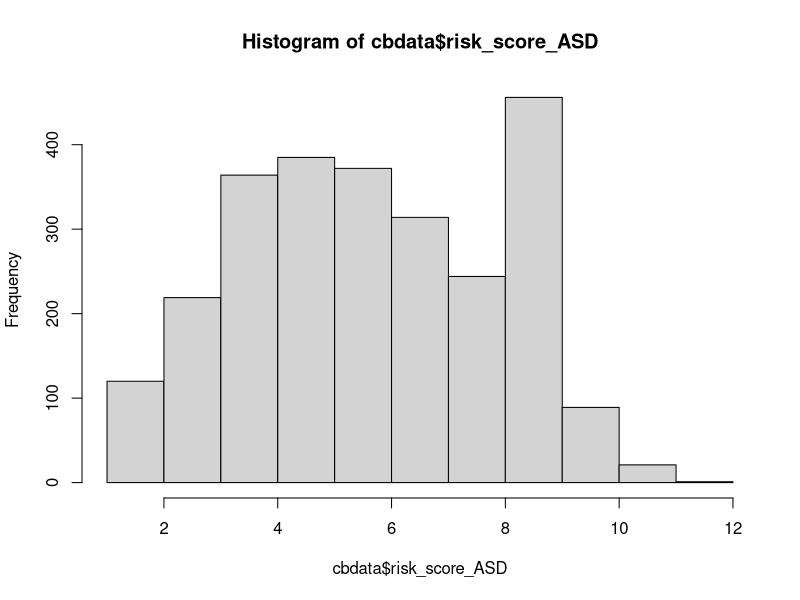
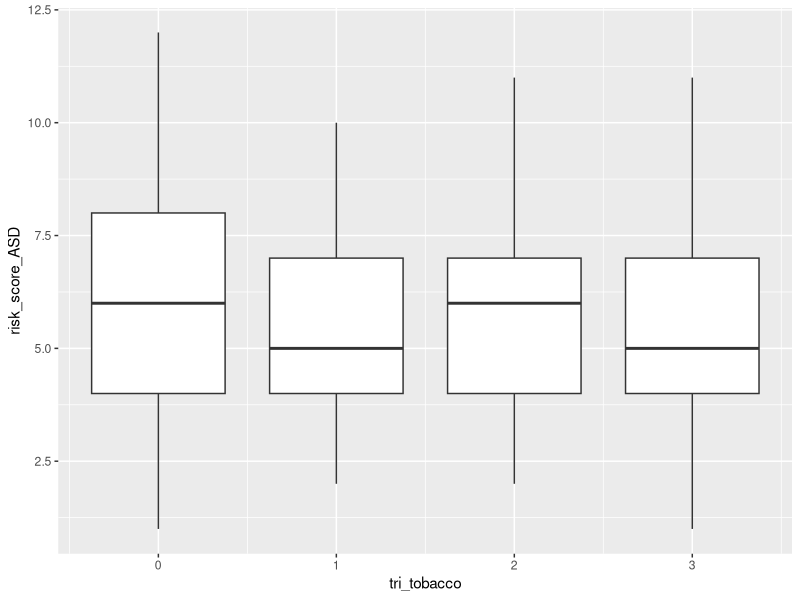
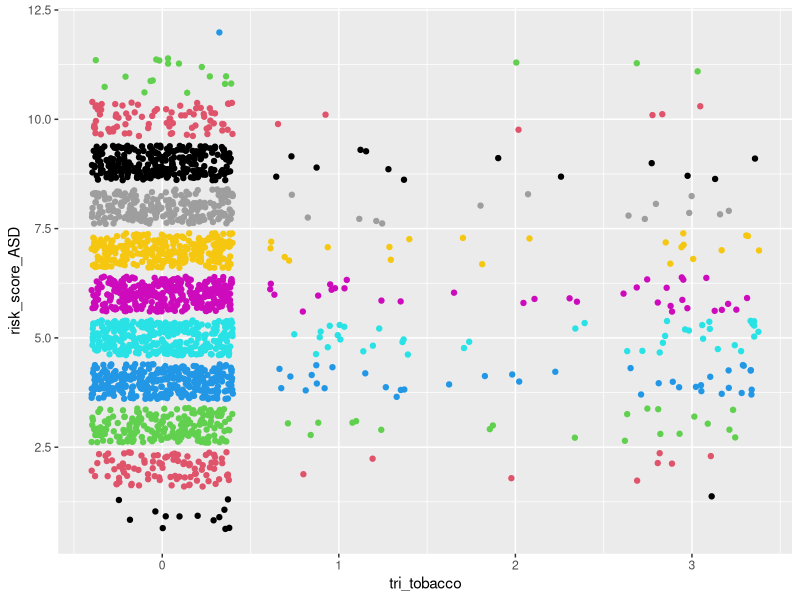
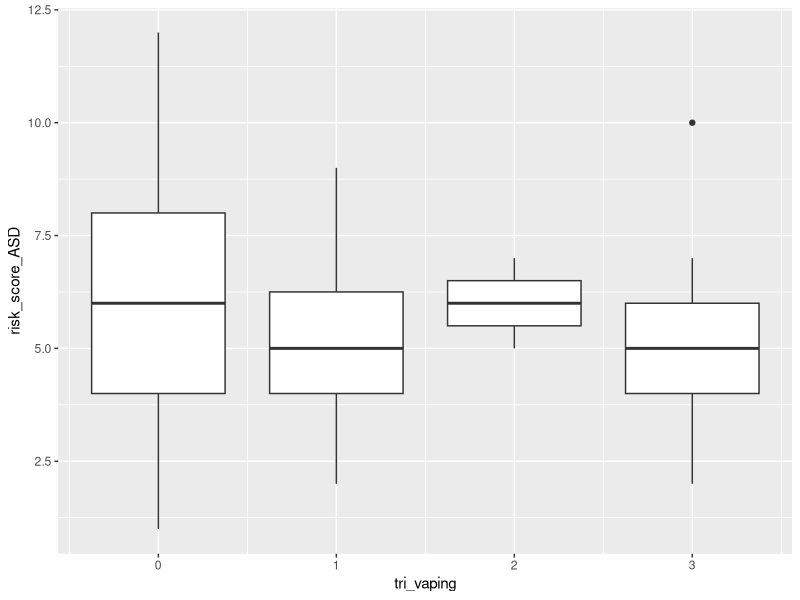
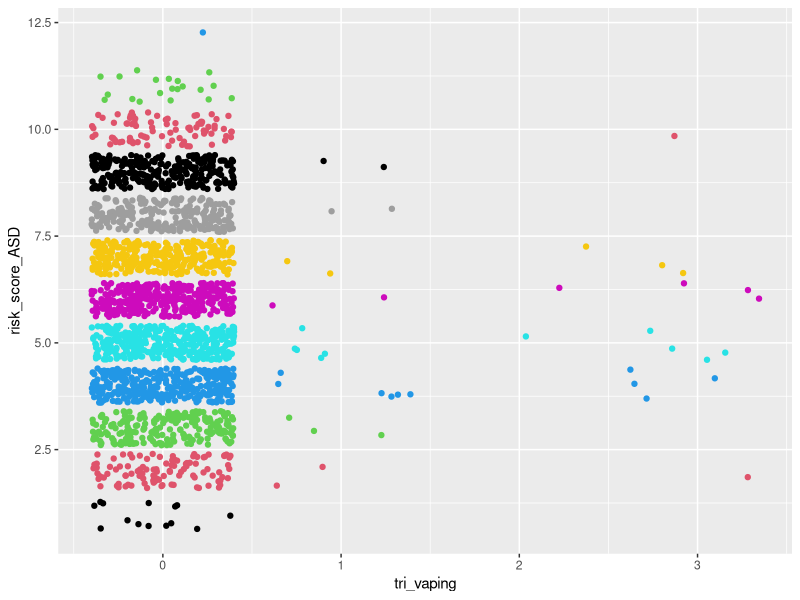
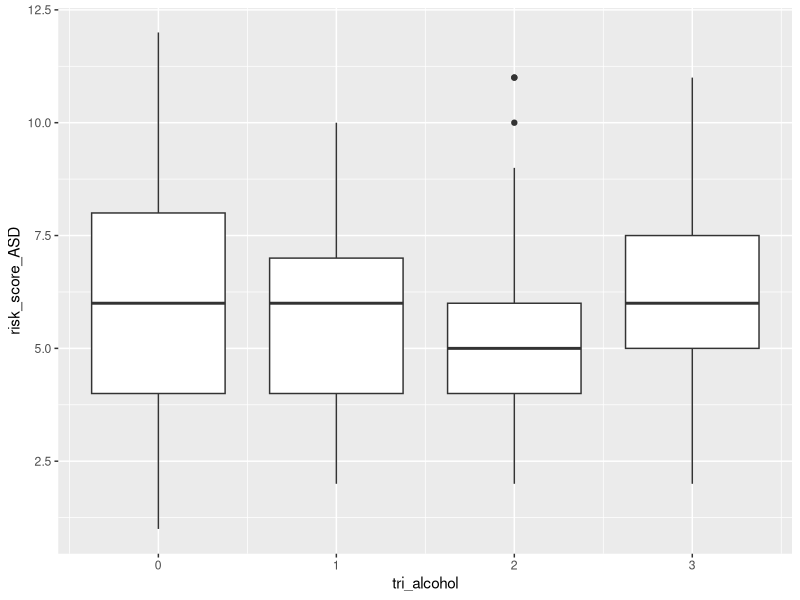
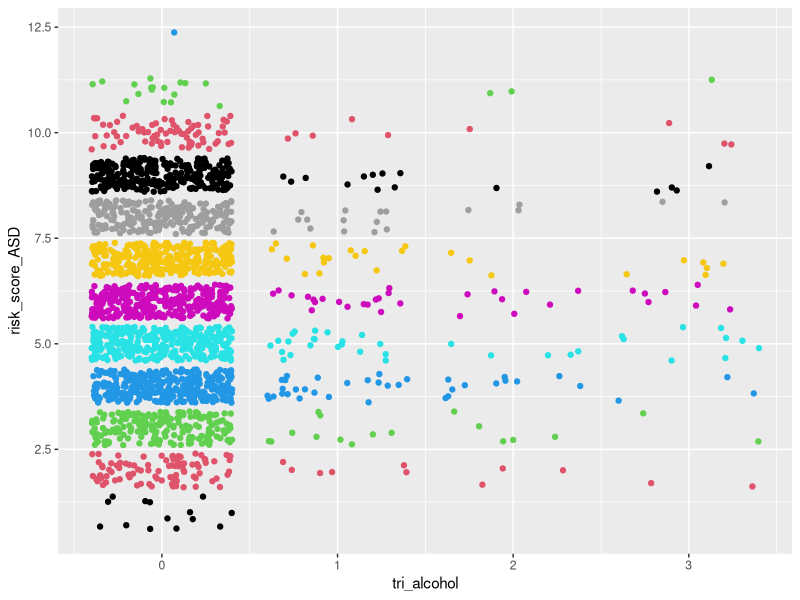
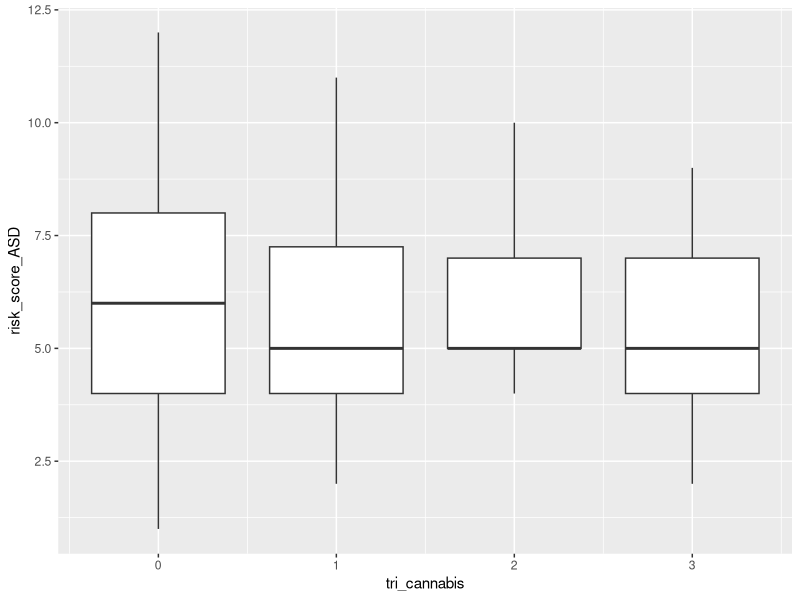

The R script that drew these images, in order:
## ---- chunk 1
#load packages
library(readr)
library(dplyr)
library(stringr)
## ---- chunk 2
#load data
cbdata <- read_csv("ChatterBabyData.csv")
## ---- chunk 3
mean(cbdata$risk_score_ASD)
var(cbdata$risk_score_ASD)
hist(cbdata$risk_score_ASD)
## ---- chunk 4
which(colnames(cbdata) == "mat_dep"):which(colnames(cbdata) == "momfever")
cbdata[,c(126:133)][is.na(cbdata[,c(126:133)])] <- 0

cbdata$art[is.na(cbdata$art)] <- 0 
cbdata$asd_genetic[is.na(cbdata$asd_genetic)] <- 0 

#fix some NA's in totalpregnancies by setting to number of live births
cbdata$totalpregnancies[which(is.na(cbdata$totalpregnancies) == TRUE & is.na(cbdata$momlivebirths) == FALSE)] <- 
cbdata$momlivebirths[which(is.na(cbdata$totalpregnancies) == TRUE & is.na(cbdata$momlivebirths) == FALSE)]

#fix some NA's in totalpregnancies by setting to 1 if no siblings and not adopted
cbdata$totalpregnancies[which(is.na(cbdata$totalpregnancies) == TRUE & cbdata$birthordertotal == 0 & cbdata$adoption == 0)] <- 1

# set live births to number of total pregnancies 
# if number of total pregnancies = number of total siblings + 1(baby)
# so as to not include miscarriages
cbdata$momlivebirths[which((is.na(cbdata$momlivebirths) == TRUE) &
                           (cbdata$totalpregnancies == (cbdata$birthordertotal + 1)))] <-
  cbdata$totalpregnancies[which((is.na(cbdata$momlivebirths) == TRUE) & 
                                (cbdata$totalpregnancies == (cbdata$birthordertotal + 1)))]

# set live births to number of total pregnancies 
# if number of total pregnancies = number of full siblings + 1(baby) 
# so as to not include miscarriages (where birthordertotal = 0 because of NA in olderhalfsiblings)
cbdata$momlivebirths[which((is.na(cbdata$momlivebirths) == TRUE) &
                           (cbdata$totalpregnancies == (cbdata$numberfullsiblings + 1)))] <-
  cbdata$totalpregnancies[which((is.na(cbdata$momlivebirths) == TRUE) & 
                                (cbdata$totalpregnancies == (cbdata$numberfullsiblings + 1)))]

# set live births to number of full siblings + 1
# if number of total pregnancies > number of full siblings and 
# number of older half siblings = 0 so as to not include children only from father and miscarriages
cbdata$momlivebirths[which((is.na(cbdata$momlivebirths) == TRUE) & 
                           (cbdata$totalpregnancies > cbdata$numberfullsiblings) &
                           cbdata$olderhalfsiblings == 0 )] <-
  cbdata$numberfullsiblings[which((is.na(cbdata$momlivebirths) == TRUE) & 
                                  (cbdata$totalpregnancies > cbdata$numberfullsiblings) &
                                  cbdata$olderhalfsiblings == 0 )] + 1
## ---- chunk 5
# classify as post partum psychosis
cbdata <- cbdata %>% mutate(maternalpregnancyproblems___20 = replace(maternalpregnancyproblems___20, maternalpregnancyproblems_other == "post partum anxiety" | maternalpregnancyproblems_other == "Post partum anxiety" | maternalpregnancyproblems_other == "Post-partum anxiety" | maternalpregnancyproblems_other == "Postpartum hemorrhaging" | maternalpregnancyproblems_other == "Perinatal anxiety",1))
cbdata <- cbdata %>% mutate(maternalpregnancyproblems_other = replace(maternalpregnancyproblems_other, maternalpregnancyproblems_other == "post partum anxiety" | maternalpregnancyproblems_other == "Post partum anxiety" | maternalpregnancyproblems_other == "Post-partum anxiety" | maternalpregnancyproblems_other == "Postpartum hemorrhaging" | maternalpregnancyproblems_other == "Perinatal anxiety", NA ))

# classify as Chorioamnionitis 
cbdata <- cbdata %>% mutate(maternalpregnancyproblems___21 = replace(maternalpregnancyproblems___21, maternalpregnancyproblems_other == "Chorioamnionitis", 1))
cbdata <- cbdata %>% mutate(maternalpregnancyproblems_other = replace(maternalpregnancyproblems_other, maternalpregnancyproblems_other == "Chorioamnionitis", NA))

# classify as bleeding
cbdata <- cbdata %>% mutate(maternalpregnancyproblems___14 = replace(maternalpregnancyproblems___14, maternalpregnancyproblems_other == "Unusual pain in the abdomen, stress, miscarriage probability, bleeding.", 1))
cbdata <- cbdata %>% mutate(maternalpregnancyproblems_other = replace(maternalpregnancyproblems_other, maternalpregnancyproblems_other == "Unusual pain in the abdomen, stress, miscarriage probability, bleeding.", NA))

# classify as preterm labor
cbdata <- cbdata %>% mutate(maternalpregnancyproblems___11 = replace(maternalpregnancyproblems___11, maternalpregnancyproblems_other == "Early contractions with diction starting at 30 weeks. I received steroid shot to develop baby's lungs faster.", 1))
cbdata <- cbdata %>% mutate(maternalpregnancyproblems_other = replace(maternalpregnancyproblems_other, maternalpregnancyproblems_other == "Early contractions with diction starting at 30 weeks. I received steroid shot to develop baby's lungs faster.", NA))

# classify as History of recurrent miscarriage/ recurrent pregnancy loss 
cbdata <- cbdata %>% mutate(maternalpregnancyproblems___10 = replace(maternalpregnancyproblems___10, maternalpregnancyproblems_other == "Prior full term stillbirth; had double nuchal cord resulting in emergent csection at 36 weeks", 1))
cbdata <- cbdata %>% mutate(maternalpregnancyproblems_other = replace(maternalpregnancyproblems_other, maternalpregnancyproblems_other == "Prior full term stillbirth; had double nuchal cord resulting in emergent csection at 36 weeks", NA))

# classify as hypertension
cbdata <- cbdata %>% mutate(maternalpregnancyproblems___9 = replace(maternalpregnancyproblems___9, maternalpregnancyproblems_other == "Protein in urine day of induction and hypertension only at 38 weeks" | maternalpregnancyproblems_other == "Mild hypertension at 37 weeks", 1))
cbdata <- cbdata %>% mutate(maternalpregnancyproblems_other = replace(maternalpregnancyproblems_other, maternalpregnancyproblems_other == "Protein in urine day of induction and hypertension only at 38 weeks"| maternalpregnancyproblems_other == "Mild hypertension at 37 weeks", 1))

# classify as 13, Placental abruption
cbdata <- cbdata %>% mutate(maternalpregnancyproblems___13 = replace(maternalpregnancyproblems___13, maternalpregnancyproblems_other == "Calcified placenta" | maternalpregnancyproblems_other == "Placenta calcification" | maternalpregnancyproblems_other == "Placenta hematoma" | maternalpregnancyproblems_other == "placental aging" | maternalpregnancyproblems_other == "Underperfusion placenta" , 1))
cbdata <- cbdata %>% mutate(maternalpregnancyproblems_other = replace(maternalpregnancyproblems_other, maternalpregnancyproblems_other == "Calcified placenta" | maternalpregnancyproblems_other == "Placenta calcification" | maternalpregnancyproblems_other == "Placenta hematoma" | maternalpregnancyproblems_other == "placental aging"| maternalpregnancyproblems_other == "Underperfusion placenta", NA))

# Get rid of the column 
cbdata$maternalpregnancyproblems_other <- NULL
## ---- chunk 6
# Convert all Mom Trauma NA's to 0: 
cbdata$mom_trauma[is.na(cbdata$mom_trauma)] <- 0 
## ---- chunk 7
# Getting rid of column
cbdata$mat_mental_health_other = NULL
# Cleaning that can be put into other columns
cbdata[c(216, 520, 598, 1089),115] = 1
cbdata[240,83] = 1
cbdata[499,85] = 1
cbdata[c(1683, 2245), 111] = 1

# Multiple entries for one person
cbdata[912, c(227, 232)] = 1
cbdata[915, c(228, 231, 232)] = 1
cbdata[1667, c(112, 231)] = 1
cbdata[2579, c(112, 113, 230, 231)] = 1
cbdata[c(76, 2501), c(111, 112)] = 1
## ---- chunk 8
cbdata %>% mutate(mathealth_count = matmentalhealth___1 + matmentalhealth___2 + matmentalhealth___3 + matmentalhealth___4 + matmentalhealth___5 + matmentalhealth___6 + matmentalhealth___7)
## ---- chunk 9
# Cutting off Baby Age at 5 years old
cbdata$babyage = ifelse(cbdata$babyage <= 1825, cbdata$babyage, NA)
## ---- chunk 10
predata <- cbdata %>% select(babyage, momsdeliveryage, momsedu, sex, art, artmethod___1,
                          artmethod___7, artmethod___6, artmethod___2, artmethod___3,
                          artmethod___4, artmethod___5, mom_trauma,
                          maternalpregnancyproblems___1, maternalpregnancyproblems___2,
                          maternalpregnancyproblems___3, maternalpregnancyproblems___15,
                          maternalpregnancyproblems___21, maternalpregnancyproblems___16,
                          maternalpregnancyproblems___4, maternalpregnancyproblems___5,
                          maternalpregnancyproblems___6, maternalpregnancyproblems___7,
                          maternalpregnancyproblems___8, maternalpregnancyproblems___9,
                          maternalpregnancyproblems___10, maternalpregnancyproblems___11,
                          maternalpregnancyproblems___12, maternalpregnancyproblems___13,
                          maternalpregnancyproblems___14, maternalpregnancyproblems___17,
                          maternalpregnancyproblems___19, maternalpregnancyproblems___20,
                          maternalpregnancyproblems___18,
                          matmentalhealth___1, matmentalhealth___2, matmentalhealth___3,
                          matmentalhealth___4, matmentalhealth___5, matmentalhealth___6,
                          matmentalhealth___7, mat_dep, mat_anx,
                          mat_ocd, mat_bp, mat_adhd, mat_pssd, momfever, whenfever___1,
                          whenfever___2, whenfever___3, tobacco_pregnancy_when___1,
                          tobacco_pregnancy_when___2, tobacco_pregnancy_when___3,
                          vaping_pregnancy___1, vaping_pregnancy___2, vaping_pregnancy___3,
                          alcohol_pregnancy_when___1, alcohol_pregnancy_when___2,
                          alcohol_pregnancy_when___3, cannabis_pregnancy_when___1,
                          cannabis_pregnancy_when___2, cannabis_pregnancy_when___3,
                          stimulants_pregnancy_when___1, stimulants_pregnancy_when___2,
                          stimulants_pregnancy_when___3, opioids_pregnancy_when___1,
                          opioids_pregnancy_when___2, opioids_pregnancy_when___3,
                          psychoactive_pregnancy___1, psychoactive_pregnancy___2,
                          psychoactive_pregnancy___3, delivery, momlivebirths,
                          totalpregnancies, maternalproblems1, asd1, deaf1, ddfamily1,
                          szbpfamily1, risk_score_ASD) 
## ---- chunk 11
# filter out age and live births outliers
predata <- predata %>% filter(momlivebirths != 10 & momsdeliveryage != 12 | momlivebirths != 10 & momsdeliveryage != 18)
summary(predata)
## ---- chunk 12
# resulting columns are total number of trimesters drug was used
predata$tri_tobacco = rowSums(predata[,52:54])
predata$tri_vaping = rowSums(predata[,55:57])
predata$tri_alcohol = rowSums(predata[,58:60])
predata$tri_cannabis = rowSums(predata[,61:63])
predata$tri_stimulants = rowSums(predata[,64:66])
predata$tri_opioids = rowSums(predata[,67:69])
predata$tri_psychoactives = rowSums(predata[,70:72])

# getting rid of "when drug" columns
predata[,52:72] = NULL
## ---- chunk 13
predata$mat_adhd <- ifelse(predata$mat_adhd==3, 0, predata$mat_adhd)
predata$mat_dep <- ifelse(predata$mat_dep==3, 0, predata$mat_dep)
predata$mat_anx <- ifelse(predata$mat_anx==3, 0, predata$mat_anx)
predata$mat_ocd <- ifelse(predata$mat_ocd==3, 0, predata$mat_ocd)
predata$mat_bp <- ifelse(predata$mat_bp==3, 0, predata$mat_bp)
predata$mat_pssd <- ifelse(predata$mat_pssd==3, 0, predata$mat_pssd)
## ---- chunk 14
library(ggplot2)

ggplot(predata, aes(x = tri_tobacco, y = risk_score_ASD, group = tri_tobacco)) + geom_boxplot()
ggplot(predata, aes(x = tri_tobacco, y = risk_score_ASD)) + geom_jitter(color = predata$risk_score_ASD)

ggplot(predata, aes(x = tri_vaping, y = risk_score_ASD, group = tri_vaping)) + geom_boxplot()
ggplot(predata, aes(x = tri_vaping, y = risk_score_ASD)) + geom_jitter(color = predata$risk_score_ASD)

ggplot(predata, aes(x = tri_alcohol, y = risk_score_ASD, group = tri_alcohol)) + geom_boxplot()
ggplot(predata, aes(x = tri_alcohol, y = risk_score_ASD)) + geom_jitter(color = predata$risk_score_ASD)

ggplot(predata, aes(x = tri_cannabis, y = risk_score_ASD, group = tri_cannabis)) + geom_boxplot()
ggplot(predata, aes(x = tri_cannabis, y = risk_score_ASD)) + geom_jitter(color = predata$risk_score_ASD)

ggplot(predata, aes(x = tri_stimulants, y = risk_score_ASD, group = tri_stimulants)) + geom_boxplot()
ggplot(predata, aes(x = tri_stimulants, y = risk_score_ASD)) + geom_jitter(color = predata$risk_score_ASD)

ggplot(predata, aes(x = tri_opioids, y = risk_score_ASD, group = tri_opioids)) + geom_boxplot()
ggplot(predata, aes(x = tri_opioids, y = risk_score_ASD)) + geom_jitter(color = predata$risk_score_ASD)

ggplot(predata, aes(x = tri_psychoactives, y = risk_score_ASD, group = tri_psychoactives)) + geom_boxplot()
ggplot(predata, aes(x = tri_psychoactives, y = risk_score_ASD)) + geom_jitter(color = predata$risk_score_ASD)
## ---- chunk 15
library(corrplot)

var1 <- c("matmentalhealth___1", "matmentalhealth___2", "matmentalhealth___3", "matmentalhealth___4", "matmentalhealth___5", "matmentalhealth___6")
predata1 <- predata[ ,var1]
corrmat <- round(cor(predata1), 4)
corrplot(corrmat)
